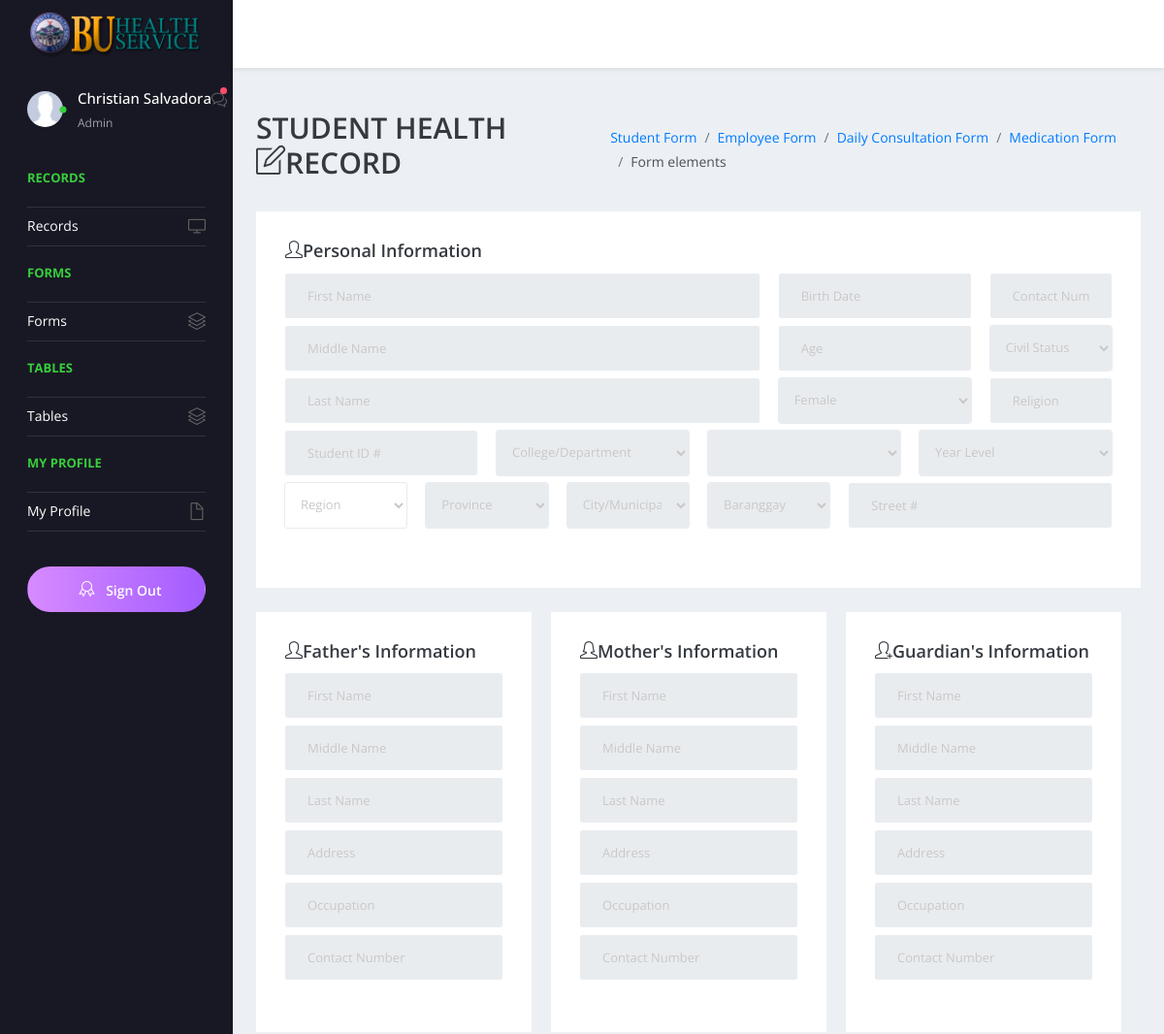
The page /pages/forms/viewstudentrecord.php?ID=2018-CS-1003413422 (signed in, upper part) on the database as committed earlier.
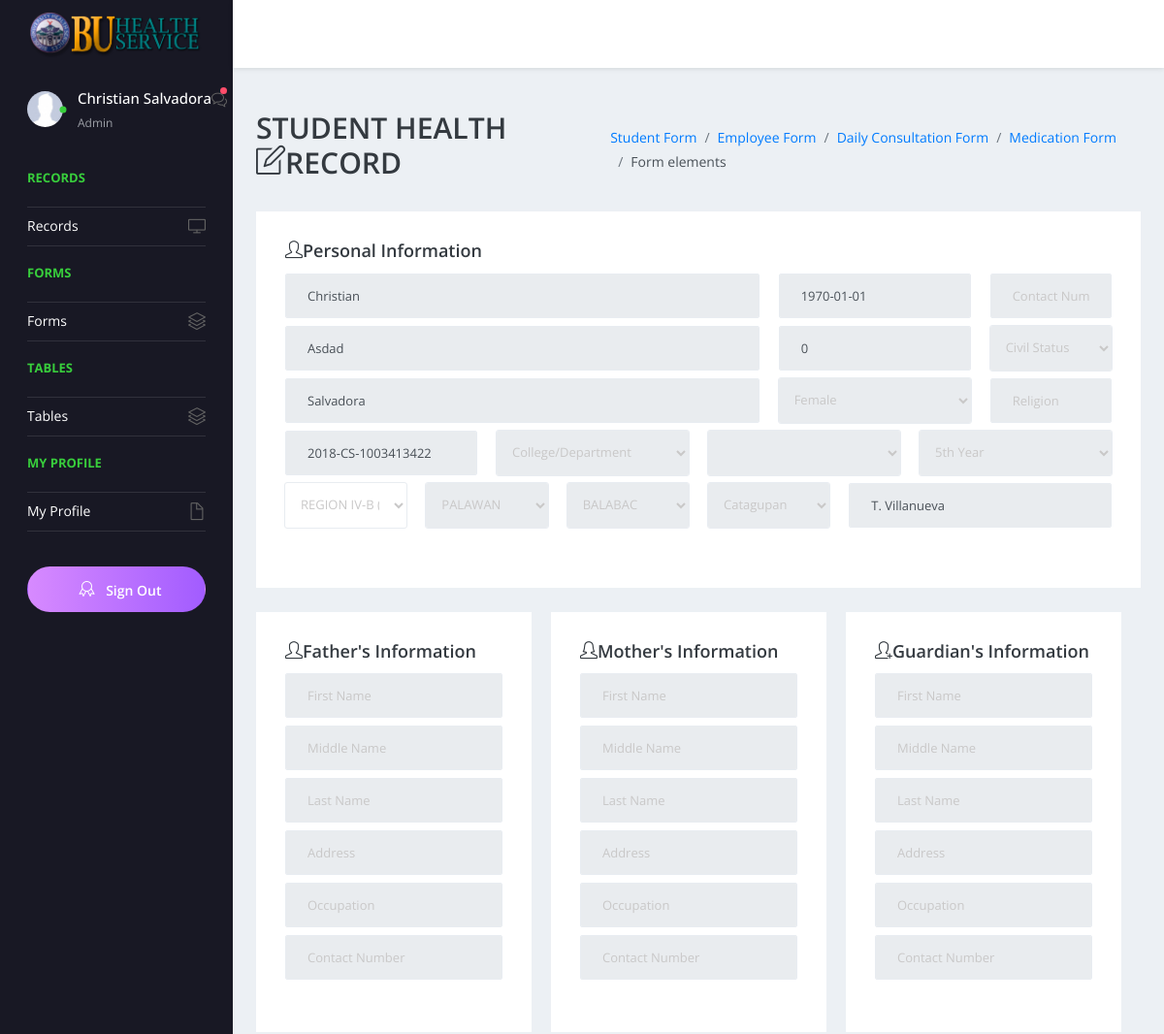
The same page on the database as committed later.
### tables this page shows
CREATE TABLE `tbl_patientinfo` (
  `ID` int(30) NOT NULL,
  `PatientID` varchar(20) NOT NULL,
  `Lname` varchar(30) NOT NULL,
  `Fname` varchar(30) NOT NULL,
  `Mname` varchar(30) NOT NULL,
  `Age` int(11) NOT NULL,
  `religion` varchar(20) NOT NULL,
  `Address` varchar(150) NOT NULL,
  `Region` varchar(60) NOT NULL,
  `Province` varchar(60) NOT NULL,
  `MuniCity` varchar(60) NOT NULL,
  `Brgy` varchar(30) NOT NULL,
  `Street` varchar(60) NOT NULL,
  `Birthdate` date NOT NULL,
  `Course` varchar(90) NOT NULL,
  `YearLevel` varchar(10) NOT NULL,
  `CollegeUnit` varchar(60) NOT NULL,
  `ContactNum` varchar(15) NOT NULL,
  `CivilStatus` varchar(10) NOT NULL,
  `Sex` varchar(6) NOT NULL,
  `Status` smallint(6) NOT NULL,
  `ModifiedDate` timestamp NOT NULL DEFAULT current_timestamp() ON UPDATE current_timestamp(),
  `CreatedDate` timestamp NOT NULL DEFAULT current_timestamp(),
  `ModifiedBy` varchar(30) NOT NULL,
  `CreatedBy` varchar(30) NOT NULL
);

### pages/forms/viewstudentrecord.php (the view, shortened to what the changed rows need)
<?php
    $conn = OpenCon();
    $result = mysqli_query($conn, "select * from tbl_patientinfo where PatientID='".$_GET['ID']."'");
    $r = mysqli_fetch_assoc($result);
?>
<!DOCTYPE html>
<html lang="en">
  <head>
    <link rel="stylesheet" href="../../vendors/simple-line-icons/css/simple-line-icons.css">
    <link rel="stylesheet" href="../../vendors/flag-icon-css/css/flag-icon.min.css">
    <link rel="stylesheet" href="../../vendors/css/vendor.bundle.base.css">
    <link rel="stylesheet" href="../../vendors/select2/select2.min.css">
    <link rel="stylesheet" href="../../vendors/select2-bootstrap-theme/select2-bootstrap.min.css">
    <link rel="stylesheet" href="../../css/style.css" >
  </head>
  <body>
    <div class="container-scroller">
      <div class="container-fluid page-body-wrapper">
        <div class="main-panel">
          <div class="content-wrapper">
            <div class="page-header">
              <h2> STUDENT HEALTH RECORD <i class="icon-note float-left"></i> </h2>
            </div>
            <form method="POST" action="../../SaveRecords/savestudent.php?edit=1">
            <div class="row">
              <div class="col-12 grid-margin">
                <div class="card">
                  <div class="card-body">
                        <div class="form-group row">
                          <div class="col-md-7 col-sm-12 mb-2">
                              <input type="text" class="form-control mb-2"  name="S_Fname" id="Fname" placeholder="First Name" value=<?php echo '"'.$r['Fname'].'"';?> readonly>
                              <input type="text" class="form-control mb-2" name="S_Mname" id="Mname" placeholder="Middle Name" value=<?php echo '"'.$r['Mname'].'"';?> readonly>
                              <input type="text" class="form-control"  name="S_Lname" id="Lname" placeholder="Last Name" value=<?php echo '"'.$r['Lname'].'"';?> readonly>
                          </div>
                          <div class="col-md-3 col-sm-12 mb-2">
                              <input type="text" class="form-control mb-2" name="S_Bdate" id="Birthdate" placeholder="Birth Date" onfocus="this.type='date'" value= <?php echo '"'.$r['Birthdate'].'"';?> readonly>
                              <input type="number" class="form-control mb-2"  name="S_Age" id="Age" placeholder="Age" value=<?php echo '"'.$r['Age'].'"';?> readonly>
                              <select class="form-control" name="S_Gender" id="Gender" readonly>
                                    <?php
                                    if($r['Sex']=="Male"){
                                      echo "<option selected>Male</option>
                                      <option>Female</option>";
                                    }
                                    else{
                                      echo "<option >Male</option>
                                      <option selected>Female</option>";
                                    }
                                     ?>
                              </select>
                          </div>
                          <div class="col-md-3 col-sm-12 mb-2">
                              <input type="text" class="form-control" name="S_Id" id="Id"placeholder="Student ID #"value=<?php echo '"'.$r['PatientID'].'"';?> readonly>
                          </div>
                          <div class="col-md-3 col-sm-12 mb-2">
                                                <select class="form-control" name="S_YearLevel" id="S_YearLevel" readonly>
                                                    <option selected disabled>Year Level</option>
                                                    <?php
                                                      if($r['YearLevel']=="5th Year"){
                                                        echo "<option  >1st Year</option>
                                                        <option >2nd Year</option>
                                                        <option >3rd Yeer</option>
                                                        <option  >4th Year</option>
                                                        <option selected>5th Year</option>";
                                                      }
                                                    ?>
                                                </select>
                          </div>
                          <div class="col-md-2 col-sm-12 mb-2" >
                              <select  class="form-control" name="S_Region" id="S_Region" onchange="getRegion()">
                                <option selected disabled>Region</option>
                                <?php
                                  $sql = "select * from refregion";
                                  $res = mysqli_query($conn,$sql);
                                  $x=0;
                                  while($list = mysqli_fetch_assoc($res)){
                                    $selected="";
                                    $reg[$x] = $list['regDesc'];
                                    $code[$x] = $list['regCode'];
                                    if($reg[$x]==$r['Region']){
                                      $selected="selected";
                                    }
                                    echo "<option id=".$code[$x]." ".$selected.">".$reg[$x]."</option>";
                                    $x++;
                                  }
                                ?>
                              </select>
                          </div>
                          <div class="col-md-2 col-sm-12 mb-2">
                              <select  class="form-control" name="S_Province" id="S_Province"  onchange="getProvince()" readonly>
                              <option selected disabled>Province</option>
                              <?php
                                  $sql = "select * from refprovince";
                                  $res = mysqli_query($conn,$sql);
                                  $x=0;
                                  $prcode=0;
                                  while($list = mysqli_fetch_assoc($res)){
                                    $prov[$x] = $list['provDesc'];
                                    $pcode[$x] = $list['provCode'];
                                    $rcode[$x] =  $list['regCode'];
                                    if($prov[$x]==$r['Province']){
                                      $prcode =$rcode[$x];
                                    }
                                    $x++;
                                  }
                                  for($i=0;$i<=$x;$i++){
                                    $selected="";
                                    if( $prcode == $rcode[$i]){
                                      if($prov[$i]==$r['Province'])
                                        $selected="selected";
                                      echo "<option id=".$pcode[$i]." ".$selected.">".$prov[$i]."</option>";
                                    }
                                  }
                                ?>
                              </select>
                          </div>
                          <div class="col-md-2 col-sm-12 mb-2">
                          <select  class="form-control" name="S_City" id="S_City"  onchange="getCity()" readonly>
                              <option selected disabled>City/Municipality</option>
                              <?php
                                  $sql = "select * from refcitymun";
                                  $res = mysqli_query($conn,$sql);
                                  $x=0;
                                  $pccode=0;
                                  while($list = mysqli_fetch_assoc($res)){
                                    $city[$x] = $list['citymunDesc'];
                                    $ccode[$x] = $list['citymunCode'];
                                    $pcode[$x] =  $list['provCode'];
                                    if($city[$x]==$r['MuniCity']){
                                      $pccode =$pcode[$x];
                                    }
                                    $x++;
                                  }
                                  for($i=0;$i<=$x;$i++){
                                    $selected="";
                                    if( $pccode == $pcode[$i]){
                                      if($city[$i]==$r['MuniCity'])
                                        $selected="selected";
                                      echo "<option id=".$ccode[$i]." ".$selected.">".$city[$i]."</option>";
                                    }
                                  }
                                ?>
                              </select>
                          </div>
                          <div class="col-md-2 col-sm-12  mb-2">
                          <select  class="form-control" name="S_Baranggay" id="S_Baranggay" readonly>
                              <option selected disabled>Baranggay</option>
                              <?php
                                  $sql = "select * from refbrgy";
                                  $res = mysqli_query($conn,$sql);
                                  $x=0;
                                  $cbcode=0;
                                  while($list = mysqli_fetch_assoc($res)){
                                    $brgy[$x] = $list['brgyDesc'];
                                    $bcode[$x] = $list['brgyCode'];
                                    $bbcode[$x] =  $list['citymunCode'];
                                    if($brgy[$x]==$r['Brgy']){
                                      $cbcode =$bbcode[$x];
                                    }
                                    $x++;
                                  }
                                  for($i=0;$i<=$x;$i++){
                                    $selected="";
                                    if( $cbcode == $bbcode[$i]){
                                      if($brgy[$i]==$r['Brgy'])
                                        $selected="selected";
                                      echo "<option id=".$bcode[$i]." ".$selected.">".$brgy[$i]."</option>";
                                    }
                                  }
                                ?>
                              </select>
                          </div>
                          <div class="col-md-4 col-sm-12">
                              <input type="text" class="form-control" name="S_Street" placeholder="Street #" id="Street"value=<?php echo '"'.$r['Street'].'"'?> readonly>
                          </div>
                        </div>
                  </div>
                </div>
              </div>
            </div>
            </form>
          </div>
        </div>
      </div>
    </div>
  </body>
</html>

Rows that differ between the two databases and show on the page:
added tbl_patientinfo: S_Fname "Christian", S_Mname "Asdad", S_Lname "Salvadora", S_Bdate "1970-01-01", S_Age "0", S_Gender "Female", S_YearLevel "5th Year"
Other text that changed with them:
form field S_Id: (not shown) → "2018-CS-1003413422"
form field S_Region: "Region" → "REGION IV-B (MIMAROPA)"
form field S_Province: "Province" → "PALAWAN"
form field S_City: "City/Municipality" → "BALABAC"
form field S_Baranggay: "Baranggay" → "Catagupan"
form field S_Street: (not shown) → "T. Villanueva"
form field S_Gender: "Female" → (not shown)
form field S_YearLevel: "Year Level" → (not shown)
